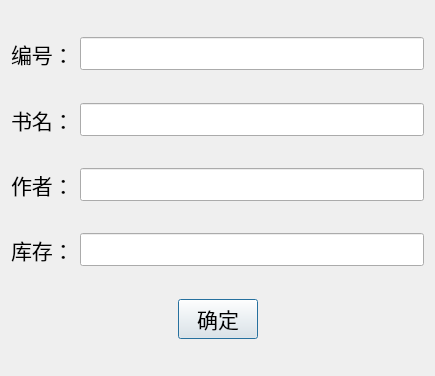
<?xml version="1.0" encoding="UTF-8"?>
<ui version="4.0">
 <class>book</class>
 <widget class="QDialog" name="book">
  <property name="geometry">
   <rect>
    <x>0</x>
    <y>0</y>
    <width>435</width>
    <height>376</height>
   </rect>
  </property>
  <property name="font">
   <font>
    <pointsize>16</pointsize>
   </font>
  </property>
  <property name="windowTitle">
   <string>书本管理</string>
  </property>
  <layout class="QVBoxLayout" name="verticalLayout_2">
   <item>
    <layout class="QVBoxLayout" name="verticalLayout">
     <item>
      <spacer name="verticalSpacer_6">
       <property name="orientation">
        <enum>Qt::Vertical</enum>
       </property>
       <property name="sizeHint" stdset="0">
        <size>
         <width>20</width>
         <height>40</height>
        </size>
       </property>
      </spacer>
     </item>
     <item>
      <layout class="QHBoxLayout" name="horizontalLayout">
       <item>
        <widget class="QLabel" name="label">
         <property name="text">
          <string>编号：</string>
         </property>
        </widget>
       </item>
       <item>
        <widget class="QLineEdit" name="line_bookId"/>
       </item>
      </layout>
     </item>
     <item>
      <spacer name="verticalSpacer">
       <property name="orientation">
        <enum>Qt::Vertical</enum>
       </property>
       <property name="sizeHint" stdset="0">
        <size>
         <width>20</width>
         <height>40</height>
        </size>
       </property>
      </spacer>
     </item>
     <item>
      <layout class="QHBoxLayout" name="horizontalLayout_2">
       <item>
        <widget class="QLabel" name="label_2">
         <property name="text">
          <string>书名：</string>
         </property>
        </widget>
       </item>
       <item>
        <widget class="QLineEdit" name="line_bookName"/>
       </item>
      </layout>
     </item>
     <item>
      <spacer name="verticalSpacer_2">
       <property name="orientation">
        <enum>Qt::Vertical</enum>
       </property>
       <property name="sizeHint" stdset="0">
        <size>
         <width>20</width>
         <height>40</height>
        </size>
       </property>
      </spacer>
     </item>
     <item>
      <layout class="QHBoxLayout" name="horizontalLayout_3">
       <item>
        <widget class="QLabel" name="label_3">
         <property name="text">
          <string>作者：</string>
         </property>
        </widget>
       </item>
       <item>
        <widget class="QLineEdit" name="line_author"/>
       </item>
      </layout>
     </item>
     <item>
      <spacer name="verticalSpacer_3">
       <property name="orientation">
        <enum>Qt::Vertical</enum>
       </property>
       <property name="sizeHint" stdset="0">
        <size>
         <width>20</width>
         <height>40</height>
        </size>
       </property>
      </spacer>
     </item>
     <item>
      <layout class="QHBoxLayout" name="horizontalLayout_4">
       <item>
        <widget class="QLabel" name="label_4">
         <property name="text">
          <string>库存：</string>
         </property>
        </widget>
       </item>
       <item>
        <widget class="QLineEdit" name="line_bookNum"/>
       </item>
      </layout>
     </item>
     <item>
      <spacer name="verticalSpacer_4">
       <property name="orientation">
        <enum>Qt::Vertical</enum>
       </property>
       <property name="sizeHint" stdset="0">
        <size>
         <width>20</width>
         <height>40</height>
        </size>
       </property>
      </spacer>
     </item>
     <item>
      <layout class="QHBoxLayout" name="horizontalLayout_5">
       <item>
        <spacer name="horizontalSpacer">
         <property name="orientation">
          <enum>Qt::Horizontal</enum>
         </property>
         <property name="sizeHint" stdset="0">
          <size>
           <width>40</width>
           <height>20</height>
          </size>
         </property>
        </spacer>
       </item>
       <item>
        <widget class="QPushButton" name="btn_comfirm">
         <property name="text">
          <string>确定</string>
         </property>
        </widget>
       </item>
       <item>
        <spacer name="horizontalSpacer_2">
         <property name="orientation">
          <enum>Qt::Horizontal</enum>
         </property>
         <property name="sizeHint" stdset="0">
          <size>
           <width>40</width>
           <height>20</height>
          </size>
         </property>
        </spacer>
       </item>
      </layout>
     </item>
     <item>
      <spacer name="verticalSpacer_5">
       <property name="orientation">
        <enum>Qt::Vertical</enum>
       </property>
       <property name="sizeHint" stdset="0">
        <size>
         <width>20</width>
         <height>40</height>
        </size>
       </property>
      </spacer>
     </item>
    </layout>
   </item>
  </layout>
 </widget>
 <resources/>
 <connections/>
</ui>
